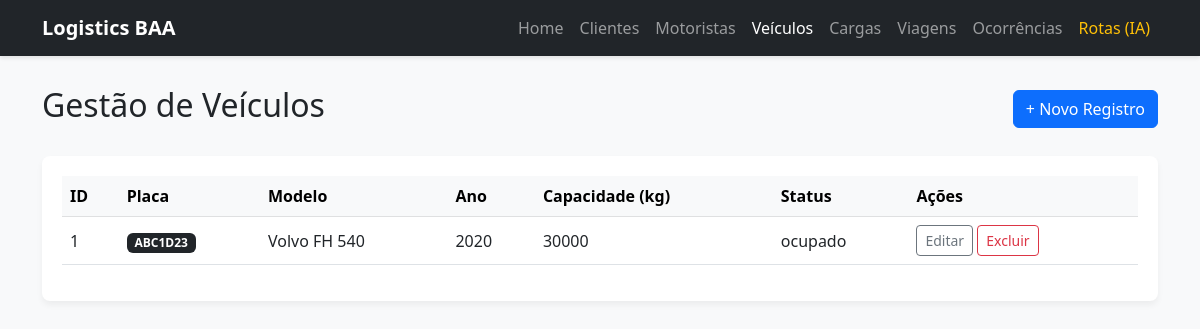
Screenshot of /veiculos.php with the database file from the repository.
### tables this page shows
CREATE TABLE `baa_veiculo` (
  `id_veiculo` int(11) NOT NULL,
  `vei_placa` char(7) DEFAULT NULL,
  `vei_modelo` char(20) DEFAULT NULL,
  `vei_ano` int(5) DEFAULT NULL,
  `vei_capacidade_kg` int(11) DEFAULT NULL,
  `vei_status` char(10) DEFAULT NULL
);

### veiculos.php (the view, shortened to what this page needs)
<?php
require_once 'db.php';
?>
<!DOCTYPE html>
<html lang="pt-br">
<head>
    <link href="https://cdn.jsdelivr.net/npm/bootstrap@5.3.0/dist/css/bootstrap.min.css" rel="stylesheet">
</head>
<body>
<nav class="navbar navbar-expand-lg navbar-dark bg-dark">
    <div class="container">
        <a class="navbar-brand" href="index.php"><strong>Logistics BAA</strong></a>
        <div class="collapse navbar-collapse" id="navbarNav">
            <ul class="navbar-nav ms-auto">
                <li class="nav-item"><a class="nav-link" href="index.php">Home</a></li>
                <li class="nav-item"><a class="nav-link" href="clientes.php">Clientes</a></li>
                <li class="nav-item"><a class="nav-link" href="motoristas.php">Motoristas</a></li>
                <li class="nav-item"><a class="nav-link active" href="veiculos.php">Veículos</a></li>
                <li class="nav-item"><a class="nav-link" href="cargas.php">Cargas</a></li>
                <li class="nav-item"><a class="nav-link" href="viagens.php">Viagens</a></li>
                <li class="nav-item"><a class="nav-link" href="ocorrencias.php">Ocorrências</a></li>
                <li class="nav-item"><a class="nav-link text-warning" href="rotas.php">Rotas (IA)</a></li>
            </ul>
        </div>
    </div>
</nav>
<div class="container">
    <div class="d-flex justify-content-between align-items-center mb-4">
        <h2>Gestão de Veículos</h2>
        <button class="btn btn-primary" data-bs-toggle="modal" data-bs-target="#addModal">+ Novo Registro</button>
    </div>
    <div class="table-responsive">
        <table class="table table-hover align-middle">
            <thead class="table-light">
                <tr>
                    <th>ID</th>
                    <th>Placa</th><th>Modelo</th><th>Ano</th><th>Capacidade (kg)</th><th>Status</th>
                    <th>Ações</th>
                </tr>
            </thead>
            <tbody>
                <?php
                try {
                    $stmt = $conn->query("SELECT * FROM baa_veiculo ORDER BY id_veiculo DESC LIMIT 100");
                    while($row = $stmt->fetch_assoc()) {
                        echo "<tr>";
                        echo '<td>' . htmlspecialchars($row['id_veiculo']) . '</td>';
                        echo '<td><span class="badge bg-dark">' . htmlspecialchars($row['vei_placa']) . '</span></td>';
                        echo '<td>' . htmlspecialchars($row['vei_modelo']) . '</td>';
                        echo '<td>' . htmlspecialchars($row['vei_ano']) . '</td>';
                        echo '<td>' . htmlspecialchars($row['vei_capacidade_kg']) . '</td>';
                        echo '<td>' . htmlspecialchars($row['vei_status']) . '</td>';
                        echo '<td>
                            <button class="btn btn-sm btn-outline-secondary" data-bs-toggle="modal" data-bs-target="#editModal' . $row['id_veiculo'] . '">Editar</button>
                            <form method="POST" class="d-inline" onsubmit="return confirm(\'Tem certeza que deseja excluir?\');">
                                <input type="hidden" name="action" value="delete">
                                <input type="hidden" name="id_veiculo" value="' . $row['id_veiculo'] . '">
                                <button type="submit" class="btn btn-sm btn-outline-danger">Excluir</button>
                            </form>
                        </td>';
                        echo "</tr>";
                        ?>
                        <?php
                    }
                } catch(Exception $e) {
                    echo "<tr><td colspan='100%'>Erro: " . $e->getMessage() . "</td></tr>";
                }
                ?>
            </tbody>
        </table>
    </div>
</div>
</body>
</html>

### veiculos.php (style rules this page uses)
body { background-color: #f8f9fa; }
.navbar { margin-bottom: 30px; box-shadow: 0 2px 4px rgba(0,0,0,0.1); }
.table-responsive { background: white; padding: 20px; border-radius: 8px; box-shadow: 0 4px 6px rgba(0,0,0,0.05); }

### rows the page displays
baa_veiculo: id_veiculo "1", vei_placa "ABC1D23", vei_modelo "Volvo FH 540", vei_ano "2020", vei_capacidade_kg "30000", vei_status "ocupado"
